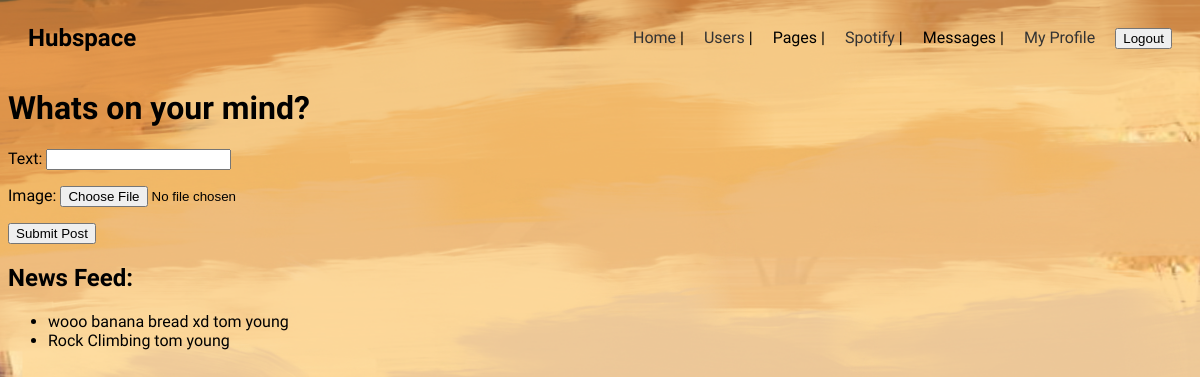
Before: /hub/home/ (signed in) with the older database file.
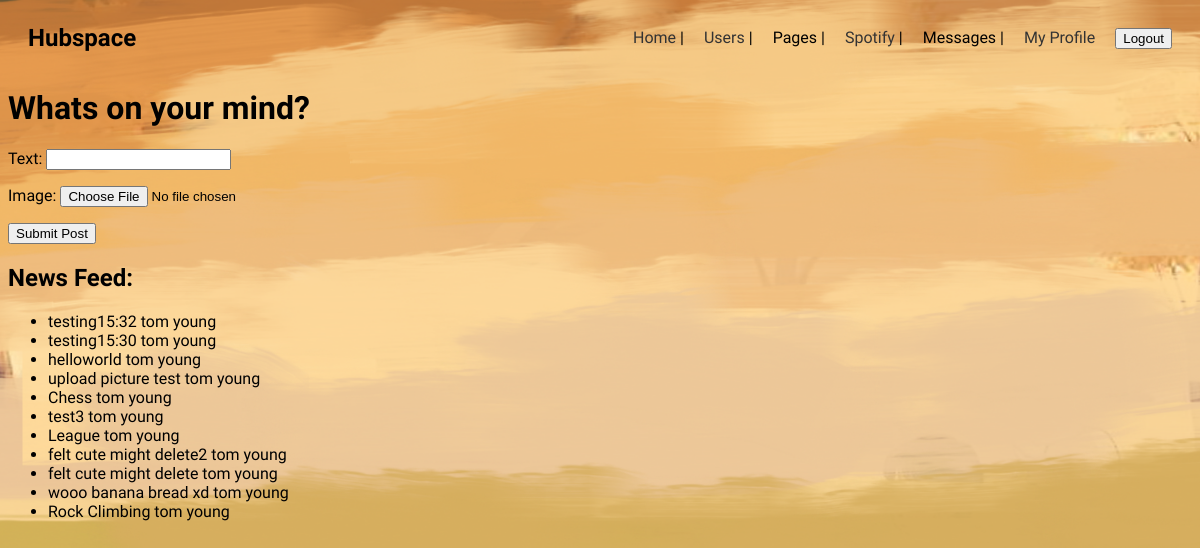
After: the same page with the newer database file.
### hubspace/models.py (models this page shows, shortened)
class Post(models.Model):
    text = models.CharField(max_length=200)
    author = models.ForeignKey(Profile, related_name='posts', on_delete=models.CASCADE)
    datePublished = models.DateTimeField(auto_now_add=True)
    page = models.ForeignKey(Page, on_delete=models.CASCADE, null=True, blank = True)

class Profile(models.Model):
    user = models.OneToOneField(User, null = True, on_delete=models.CASCADE)
    username = models.CharField( max_length=10)
    firstName = models.CharField(max_length=10)
    lastName = models.CharField(max_length=10)
    birthDate = models.DateField()
    joindate = models.DateTimeField(auto_now_add = True)
    gender = models.BooleanField('male=true', default=True, blank=True)
    followers = models.ManyToManyField('self', related_name='following', symmetrical=False, blank=True)
    profilePicture = models.ForeignKey("Picture", on_delete=models.SET_NULL, null = True, blank = True, default=get_default_picture)
    biography = models.CharField(max_length=100)
    def __str__(self):
        return f"{self.firstName} {self.lastName}"

### hubspace/views.py (the view, shortened to what this page needs)
# urls.py: 2. Add a URL to urlpatterns:  path('', views.home, name='home')
def home(request):
    active_profile = get_object_or_404(Profile, id = request.user.profile.id)
    followed_profiles = active_profile.following.all()
    posts = Post.objects.filter(author__in=followed_profiles).order_by('-datePublished')
    context = {'posts': posts}
    if request.method == 'GET':
        post_form = PostForm()
        context['form'] = post_form
        return render(request, 'hubspace/home.html', context)

### hubspace/forms.py
class PostForm(forms.ModelForm):
    image = forms.ImageField(required=False)
    class Meta:
        model = Post
        fields = ['text', 'image']

### hubspace/templates/hubspace/home.html (shortened to what this page needs)
{% extends "hubspace/base.html" %}
{% block content %}
    <h1>Whats on your mind?</h1>
    <form action="" method="post">
        {{ form.as_p }}
        <button type="submit">Submit Post</button>
    </form>
    <h2>News Feed:</h2>
    <ul>
        {% for post in posts %}
        <li>
            {{ post.text}}
            {{post.author}}
        </li>
        {% endfor %}
    </ul>
{% endblock content %}

Changed rows visible on the page:
added Post: text "testing15:32", author "tom young"
added Post: text "testing15:30", author "tom young"
added Post: text "helloworld", author "tom young"
added Post: text "upload picture test", author "tom young"
added Post: text "Chess", author "tom young"
added Post: text "test3", author "tom young"
added Post: text "League", author "tom young"
added Post: text "felt cute might delete2", author "tom young"
added Post: text "felt cute might delete", author "tom young"
